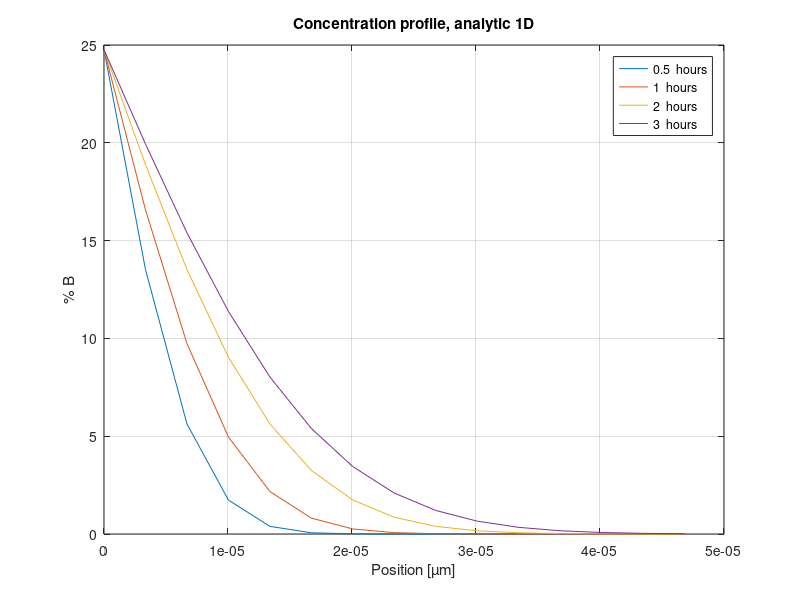
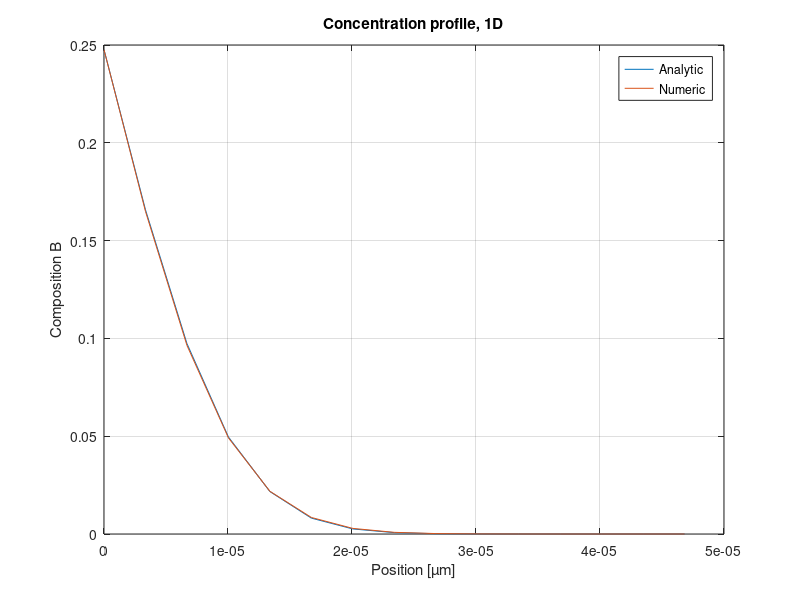
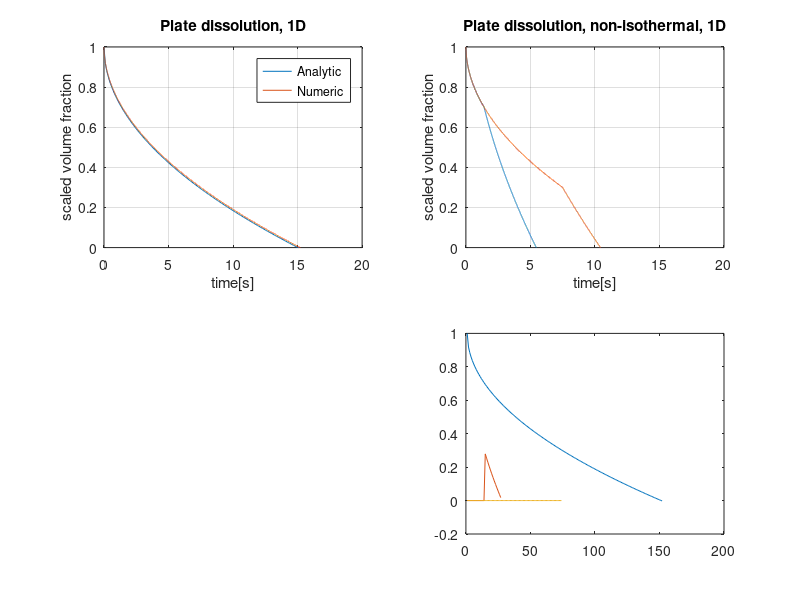

Reproduce these figures in MATLAB, in order.
clear all
close all
clc

%-------------Constants------------------
c.D0 = 3.46*10^-5; % [m^2/s]
c.Q = 123800; %[J/mol]
c.R=8.3145; %[J/K*mol]
c.Cstar=2.17*10^3; %[wt%]
c.dH_0=50800; % [J/mol]
c.B0=0.001*10^-6; %[m]
%----------------------------------------

%-------------Variables------------------
v.T_iso=400+273; %[K]
v.C_p=100;
v.C_0=0;
%----------------------------------------

%Diffusion
D_eq = @(T) c.D0*exp(-c.Q/(c.R*T));  % [mm^2/s]
D_T=D_eq(v.T_iso);

%Ci
Ci_eq = @(T) c.Cstar*exp(-c.dH_0/(c.R*T));
C_i=Ci_eq(v.T_iso);

t=[0.5,1,2,3]*60*60; %hours

x=logspace(log(c.B0),-5); 

xgrid=300;
xend=10^-3;
x=linspace(c.B0,xend,xgrid); 
dt=100; %time step
dx=x(2)-x(1); %distance step


%Analytic solution
C_an_eq = @(x,t) C_i-(C_i - v.C_0).*erf((x-c.B0)./(2*sqrt(D_T*t)));
for i=1:length(t)
    C_an(:,i)= C_an_eq(x,t(i));
end
figure
plot(x(1:15),C_an(1:15,:)*100)
grid
title('Concentration profile, analytic 1D')
xlabel('Position [µm]')
ylabel('% B')
leg = strtrim(cellstr(num2str((t./(60^2))'))');
legend(strcat(leg,'  hours'))

%iii)a)----------------------------

%Initial values


t=0;

%Boundary conditions (NEEDS TO BE CONFIRMED!)
C_num(1:length(x),1)=v.C_0;
C_num(1,1)=C_i;
%


%Stability
r=(D_T*dt)/(dx^2);
while r>0.5
    r=(D_T*dt)/(dx^2);
    dt=dt/2;
end

j=1;
while t<1*60*60 %hours
    C_num(1,j+1)=C_i; %boundary cond.
    for i=2:length(x)-1
        C_num(i,j+1)=C_num(i,j) + r*(C_num(i+1,j)-2*C_num(i,j)+C_num(i-1,j));
    end
    if i==length(x)-1
        C_num(i+1,j+1)=v.C_0; %boundary cond.
    end
j=j+1;
t=t+dt;
end


figure

plot(x(1:15),C_an(1:15,2))
hold on
plot(x(1:15),C_num(1:15,j-1))
grid
legend('Analytic','Numeric')
title('Concentration profile, 1D')
xlabel('Position [µm]')
ylabel('Composition B')
leg = strtrim(cellstr(num2str((t./(60^2))'))');



%Isothermal annealing, analytical solution iii)b)--------------------


k_eq = @(C_i) 2*(C_i-v.C_0)/(v.C_p-v.C_0);

k=k_eq(C_i);

B_eq = @(k,t) c.B0 - (k/sqrt(pi))*sqrt(D_T*t);
B_norm(1)=1;
i=1;
t(1)=0;
dt=0.1;
while B_norm>0
B_norm(i)= B_eq(k,t(i))/c.B0;
t(i+1)=t(i)+dt;
i=i+1;
end

figure
subplot(2,2,1)
plot(t(1:length(t)-1),B_norm)
axis([0 20 0 1])
title('Plate dissolution, 1D')
ylabel('scaled volume fraction')
xlabel('time[s]')
grid



%iii)c)----------------------------
clear t
dt=0.001;
B_num(1)=c.B0;
B_num_norm(1)=1;

t(1)=0;
j=1;
while B_num_norm(j)>0
t(j+1)=t(j)+dt;
%Backwards euler
    B_num(j+1)=B_num(j)-dt*(k/2)*sqrt(D_T/(pi*t(j+1)));
    B_num_norm(j+1)=B_num(j+1)/c.B0;
j=j+1;
end


hold on
plot(t,B_num_norm)
legend('Analytic','Numeric')




%iii)d)----------------------------
%Non isothermal case
v.T2=430+273; %[K]
v.T1=400+273; %[K]

D_T1=D_eq(v.T1);
D_T2=D_eq(v.T2);

Ci_T1=Ci_eq(v.T1);
Ci_T2=Ci_eq(v.T2);

k_T1=k_eq(Ci_T1);
k_T2=k_eq(Ci_T2);

clear t
dt=0.001;
B_num_noniso_1(1)=c.B0;
B_num_noniso_1_norm(1)=1;
B_num_noniso_2(1)=c.B0;
B_num_noniso_2_norm(1)=1;

t(1)=0;
j=1;
D_1=D_T1;
k_1=k_T1;
D_2=D_T1;
k_2=k_T1;

while B_num_noniso_2_norm(j)>0
t(j+1)=t(j)+dt;
if B_num_noniso_1_norm(j)<0.7
    D_1=D_T2;
    k_1=k_T2;
end
if B_num_noniso_2_norm(j)<0.3
    D_2=D_T2;
    k_2=k_T2;
end
%Backwards euler
    B_num_noniso_1(j+1)=B_num_noniso_1(j)-dt*(k_1/2)*sqrt(D_1/(pi*t(j+1)));
    B_num_noniso_1_norm(j+1)=B_num_noniso_1(j+1)/c.B0;
    
    B_num_noniso_2(j+1)=B_num_noniso_2(j)-dt*(k_2/2)*sqrt(D_2/(pi*t(j+1)));
    B_num_noniso_2_norm(j+1)=B_num_noniso_2(j+1)/c.B0;
j=j+1;
end

subplot(2,2,2)
plot(t,B_num_noniso_1_norm)
hold on
plot(t,B_num_noniso_2_norm)
axis([0 20 0 1])
title('Plate dissolution, non-isothermal, 1D')
ylabel('scaled volume fraction')
xlabel('time[s]')
grid




%tr1=(pi/D_T(T))*(c.B0/B0r).^2 
%t1star=trl*(k)
%scaledvolf=1-sqrt(t/t1star);


%Isokinetic annealing, analytic solution iii)e)----------------------

D_1=D_T1;
k_1=k_T1;

B_eq = @(k, D,t) c.B0 - (k/sqrt(pi))*sqrt(D*t);
B_normE(1)=1;
i=1;
t=0;
dt=0.1;
while B_normE>0

B_normE(i)= B_eq(k_1, D_1,t(i))/c.B0;
if B_normE(i)<0.7
    D_2=D_T2;
    k_2=k_T2;
    B_normE07(i)= B_eq(k_2, D_2,t(i))/c.B0;
    
    if B_normE07(i)<= 0
       B_normE07(i)=NaN;
    end
end

if B_normE(i)<0.3
    D_2=D_T2;
    k_2=k_T2;
    B_normE03(i)= B_eq(k_2, D_2,t(i))/c.B0;
    
    if B_normE03(i) <= 0
       B_normE03(i) = NaN;
    end
end
t(i+1)=t(i)+dt;
i=i+1;
end
x1=1:(length(t)-1);
subplot(2,2,4)
plot(x1,B_normE, x1,B_normE07, x1,B_normE03)

